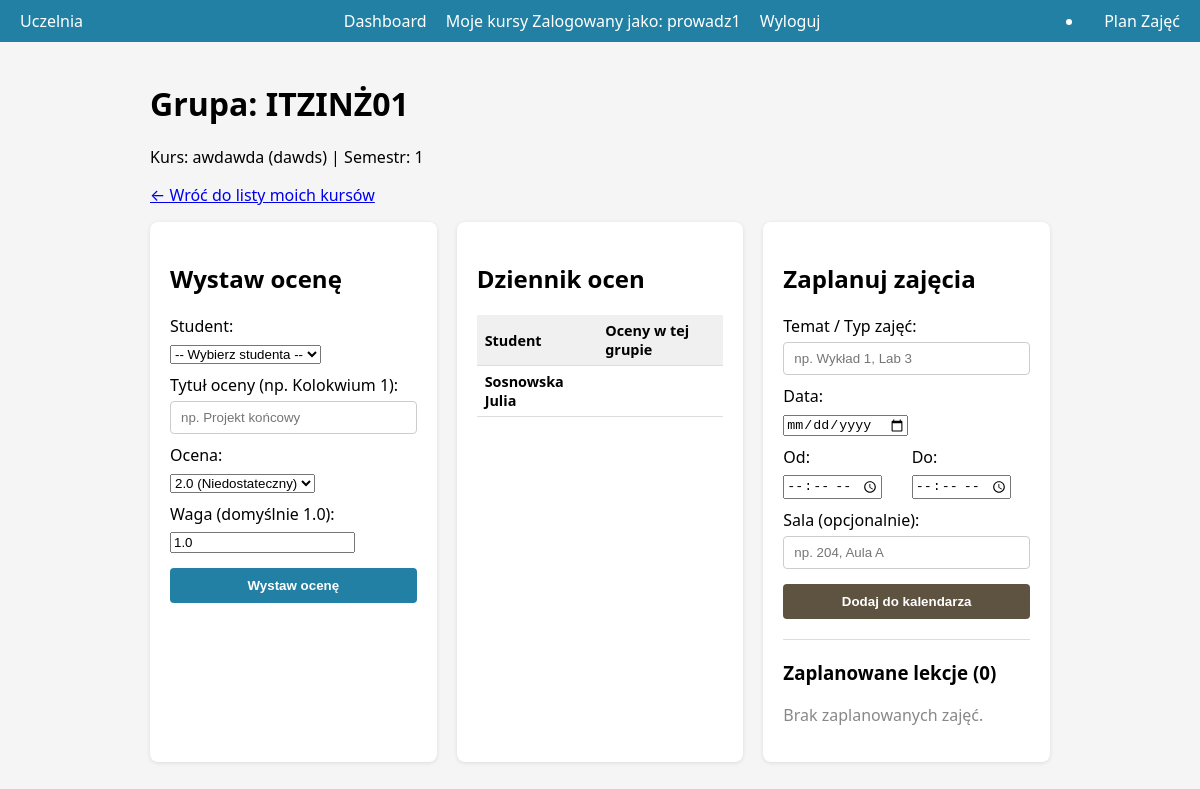
Page /lecturer/groups/2 (signed in) on the earlier database version.
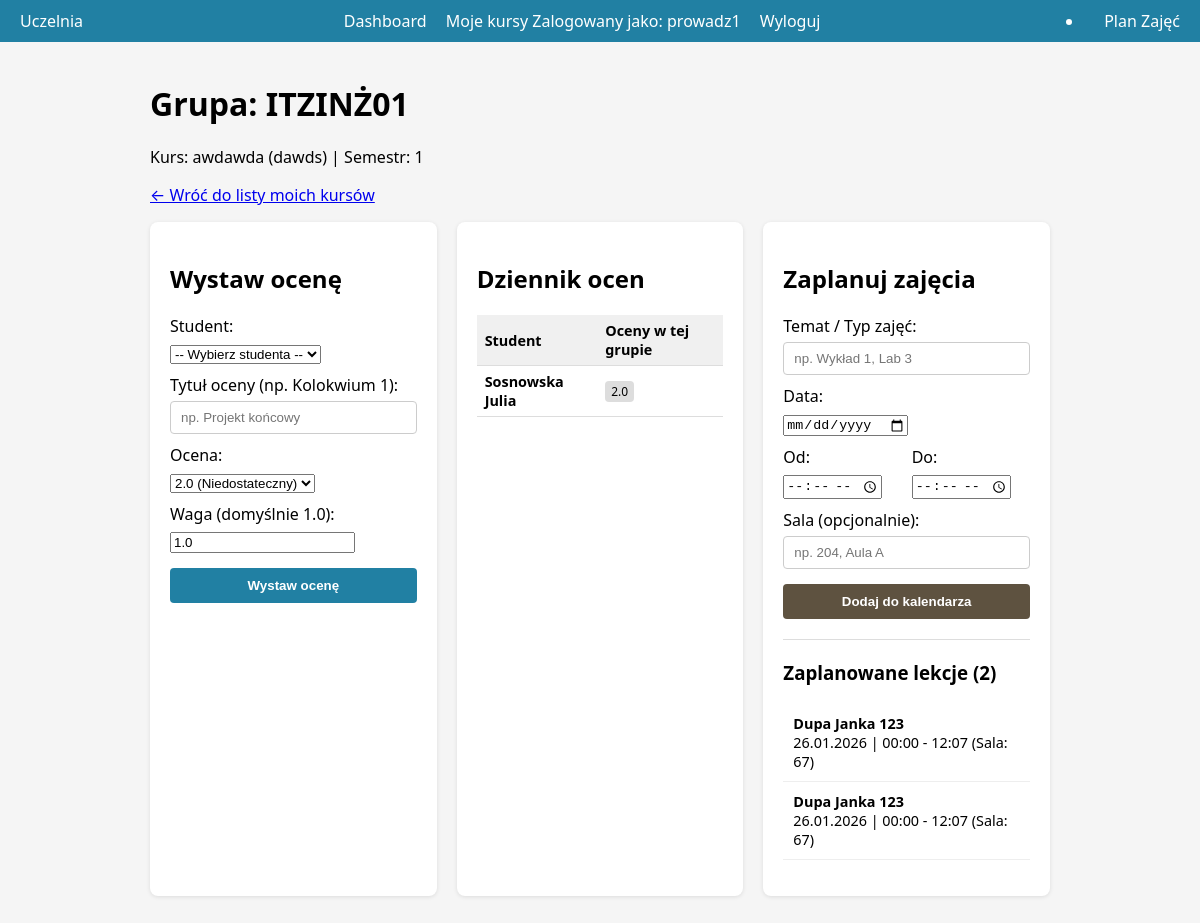
Same page on the later database version.
### app/models.py (models this page shows, shortened)
class ClassGroup(db.Model):
    __tablename__ = "class_groups"
    id = db.Column(db.Integer, primary_key=True)
    name = db.Column(db.String(80), nullable=False)  # np. 'Grupa A'
    semester = db.Column(db.Integer, nullable=True)
    year = db.Column(db.Integer, nullable=True)
    course_id = db.Column(db.Integer, db.ForeignKey("courses.id"), nullable=False)
    course = db.relationship("Course", backref="groups")
    lecturer_id = db.Column(db.Integer, db.ForeignKey("users.id"), nullable=False)
    lecturer = db.relationship("User", backref="groups", foreign_keys=[lecturer_id])
    is_active = db.Column(db.Boolean, default=True)

class Course(db.Model):
    __tablename__ = "courses"
    id = db.Column(db.Integer, primary_key=True)
    code = db.Column(db.String(20), unique=True, nullable=False, index=True)  # np. INF101
    name = db.Column(db.String(120), nullable=False)
    ects = db.Column(db.Integer, default=0)  # punkty ECTS
    description = db.Column(db.Text, nullable=True)
    lecturer_id = db.Column(db.Integer, db.ForeignKey("users.id"), nullable=False)
    lecturer = db.relationship("User", backref="courses", foreign_keys=[lecturer_id])
    is_active = db.Column(db.Boolean, default=True)

class Enrollment(db.Model):
    __tablename__ = "enrollments"
    id = db.Column(db.Integer, primary_key=True)
    student_id = db.Column(db.Integer, db.ForeignKey("users.id"), nullable=False)
    student = db.relationship("User", foreign_keys=[student_id], backref="enrollments")
    group_id = db.Column(db.Integer, db.ForeignKey("class_groups.id"), nullable=False)
    group = db.relationship("ClassGroup", backref="enrollments")
    created_at = db.Column(db.DateTime, default=datetime.now)
    is_active = db.Column(db.Boolean, default=True)

class User(db.Model):
    __tablename__ = "users"
    id = db.Column(db.Integer, primary_key=True)
    username = db.Column(db.String(50), unique=True, nullable=False, index=True)
    email = db.Column(db.String(100), unique=True, nullable=False, index=True)
    password_hash = db.Column(db.String(255), nullable=False)
    first_name = db.Column(db.String(50), nullable=False)
    last_name = db.Column(db.String(50), nullable=False)
    role = db.Column(db.Enum(UserRole), default=UserRole.STUDENT, nullable=False)
    is_active = db.Column(db.Boolean, default=True)
    created_at = db.Column(db.DateTime, default=datetime.now)
    last_login = db.Column(db.DateTime, nullable=True)

class Grade(db.Model):
    __tablename__ = "grades"
    id = db.Column(db.Integer, primary_key=True)
    student_id = db.Column(db.Integer, db.ForeignKey("users.id"), nullable=False)
    student = db.relationship("User", foreign_keys=[student_id], backref="grades")
    group_id = db.Column(db.Integer, db.ForeignKey("class_groups.id"), nullable=False)
    group = db.relationship("ClassGroup", backref="grades")
    label = db.Column(db.String(80), nullable=False)  # np. 'Kolokwium 1'
    value = db.Column(db.Float, nullable=False)       # np. 4.5
    weight = db.Column(db.Float, default=1.0)         # waga w średniej
    created_at = db.Column(db.DateTime, default=datetime.now)

class Lesson(db.Model):
    __tablename__ = "lessons"
    id = db.Column(db.Integer, primary_key=True)
    group_id = db.Column(db.Integer, db.ForeignKey("class_groups.id"), nullable=False)
    group = db.relationship("ClassGroup", backref="lessons")
    title = db.Column(db.String(120), nullable=False)  # np. 'Wykład', 'Laboratoria'
    room = db.Column(db.String(50), nullable=True)
    start_time = db.Column(db.DateTime, nullable=False)
    end_time = db.Column(db.DateTime, nullable=False)
    is_canceled = db.Column(db.Boolean, default=False)

### app/routes.py (the view, shortened to what this page needs)
@main_bp.route("/lecturer/groups/<int:group_id>", methods=["GET", "POST"])
@lecturer_required
def lecturer_group_details(group_id):
    from app import db
    from app.models import ClassGroup, Enrollment, User, Grade, Lesson
    from datetime import datetime
    group = ClassGroup.query.get_or_404(group_id)
    current_user_id = session.get("user_id")
    if group.lecturer_id != current_user_id:
        return abort(403)
    message = None
    error = None
    enrollments = (
        Enrollment.query
        .filter_by(group_id=group.id, is_active=True)
        .join(User, Enrollment.student_id == User.id)
        .order_by(User.last_name.asc())
        .all()
    )
    lessons = Lesson.query.filter_by(group_id=group.id).order_by(Lesson.start_time.asc()).all()
    return render_template(
        "lecturer_group_details.html",
        group=group,
        enrollments=enrollments,
        lessons=lessons,  # Przekazujemy lekcje do szablonu
        message=message,
        error=error
    )

### app/routes.py (called while the page is built)
def lecturer_required(view_func):
    @wraps(view_func)
    def wrapped_view(*args, **kwargs):
        role = session.get("role")
        if role != "lecturer":
            return abort(403)
        return view_func(*args, **kwargs)
    return wrapped_view

### app/templates/lecturer_group_details.html (shortened to what this page needs)
{% extends "base.html" %}
{% block content %}
<h1>Grupa: {{ group.name }}</h1>
<p class="subtitle">Kurs: {{ group.course.name }} ({{ group.course.code }}) | Semestr: {{ group.semester }}</p>
<p>
    <a href="{{ url_for('main.lecturer_courses') }}">&larr; Wróć do listy moich kursów</a>
</p>
<div class="grid">
    <div class="card">
        <h2>Wystaw ocenę</h2>
        <form method="POST">
            <label for="student_id">Student:</label>
            <select id="student_id" name="student_id" required>
                <option value="">-- Wybierz studenta --</option>
            </select>
            <label for="label">Tytuł oceny (np. Kolokwium 1):</label>
            <input type="text" id="label" name="label" placeholder="np. Projekt końcowy" required>
            <label for="grade_value">Ocena:</label>
            <select id="grade_value" name="grade_value" required>
                <option value="2.0">2.0 (Niedostateczny)</option>
            </select>
            <label for="weight">Waga (domyślnie 1.0):</label>
            <input type="number" id="weight" name="weight" value="1.0" step="0.5" min="0">
            <button type="submit" style="margin-top: 15px;">Wystaw ocenę</button>
        </form>
    </div>
    <div class="card">
        <h2>Dziennik ocen</h2>
        {% if enrollments %}
        <div class="table-wrapper">
            <table>
                <thead>
                    <tr>
                        <th>Student</th>
                        <th>Oceny w tej grupie</th>
                    </tr>
                </thead>
                <tbody>
                    {% for enrollment in enrollments %}
                    <tr>
                        <td>
                            <strong>{{ enrollment.student.last_name }} {{ enrollment.student.first_name }}</strong><br>
                        </td>
                        <td>
                            {% for grade in enrollment.student.grades %}
                                {% if grade.group_id == group.id %}
                                    <span class="badge" title="{{ grade.label }} (Waga: {{ grade.weight }})">
                                        {{ grade.value }}
                                    </span>
                                {% endif %}
                            {% endfor %}
                        </td>
                    </tr>
                    {% endfor %}
                </tbody>
            </table>
        </div>
        {% else %}
        <p>Brak studentów zapisanych do tej grupy.</p>
        {% endif %}
    </div>
    <div class="card">
        <h2>Zaplanuj zajęcia</h2>
        <form method="POST">
            <label for="lesson_title">Temat / Typ zajęć:</label>
            <input type="text" id="lesson_title" name="lesson_title" placeholder="np. Wykład 1, Lab 3" required>
            <label for="lesson_date">Data:</label>
            <input type="date" id="lesson_date" name="lesson_date" required>
            <div style="display: flex; gap: 10px;">
                <div style="flex: 1;">
                    <label for="lesson_start">Od:</label>
                    <input type="time" id="lesson_start" name="lesson_start" required>
                </div>
                <div style="flex: 1;">
                    <label for="lesson_end">Do:</label>
                    <input type="time" id="lesson_end" name="lesson_end" required>
                </div>
            </div>
            <label for="lesson_room">Sala (opcjonalnie):</label>
            <input type="text" id="lesson_room" name="lesson_room" placeholder="np. 204, Aula A">
            <button type="submit" style="margin-top: 15px; background-color: #5E5240;">Dodaj do kalendarza</button>
        </form>
        <hr style="margin: 20px 0; border: 0; border-top: 1px solid #ddd;">
        <h3>Zaplanowane lekcje ({{ lessons|length }})</h3>
        {% if lessons %}
        <ul style="list-style: none; padding: 0;">
            {% for lesson in lessons %}
            <li style="padding: 10px; border-bottom: 1px solid #eee; font-size: 0.9em;">
                <strong>{{ lesson.title }}</strong><br>
                {{ lesson.start_time.strftime('%d.%m.%Y') }} |
                {{ lesson.start_time.strftime('%H:%M') }} - {{ lesson.end_time.strftime('%H:%M') }}
                {% if lesson.room %} (Sala: {{ lesson.room }}) {% endif %}
            </li>
            {% endfor %}
        </ul>
        {% else %}
        <p style="color: #888;">Brak zaplanowanych zajęć.</p>
        {% endif %}
    </div>
</div>
{% endblock %}

### app/templates/base.html (shortened to what this page needs)
<!DOCTYPE html>
<html lang="pl">
<head>
    <link rel="stylesheet" href="{{ url_for('static', filename='css/style.css') }}">
</head>
<body>
    {% if session.get('user_id') %}
    <nav class="navbar">
    <div class="navbar-brand">Uczelnia</div>
    <div class="navbar-menu">
    <a href="{{ url_for('main.dashboard') }}">Dashboard</a>
    {% if session.get('role') == 'admin' %}
        <a href="{{ url_for('main.admin_panel') }}">Panel administratora</a>
    {% elif session.get('role') == 'lecturer' %}
        <a href="{{ url_for('main.lecturer_courses') }}">Moje kursy</a>
    {% endif %}
    <span>Zalogowany jako: {{ session.get('username') }}</span>
    <a href="{{ url_for('auth.logout') }}">Wyloguj</a>
</div>
<li class="nav-item">
    <a class="nav-link" href="{{ url_for('main.calendar_view') }}">
         Plan Zajęć
    </a>
</li>
</nav>
    {% endif %}
    <main class="container">
        {% block content %}{% endblock %}
    </main>
</body>
</html>

### app/static/css/style.css (style rules this page uses)
body { font-family: system-ui, -apple-system, BlinkMacSystemFont, "Segoe UI", sans-serif; background-color: #f5f5f5; margin: 0; }
.container { max-width: 900px; margin: 40px auto; padding: 0 20px; }
.navbar { display: flex; justify-content: space-between; align-items: center; background-color: #2180A3; color: white; padding: 10px 20px; }
.navbar a { color: white; margin-left: 15px; text-decoration: none; }
.card { background-color: #ffffff; border-radius: 8px; padding: 20px; margin-bottom: 20px; box-shadow: 0 1px 4px rgba(0,0,0,0.1); }
label { display: block; margin: 10px 0 5px 0; }
input[type="text"], input[type="password"] { width: 100%; padding: 8px 10px; border-radius: 4px; border: 1px solid #ccc; box-sizing: border-box; }
button { margin-top: 15px; width: 100%; padding: 10px; background-color: #2180A3; color: white; border: none; border-radius: 4px; font-weight: 600; cursor: pointer; }
.grid { display: grid; grid-template-columns: repeat(auto-fit, minmax(260px, 1fr)); gap: 20px; }
.table-wrapper { max-height: 400px; overflow: auto; }
table { width: 100%; border-collapse: collapse; font-size: 0.9rem; }
th, td { border-bottom: 1px solid #ddd; padding: 6px 8px; text-align: left; }
th { background-color: #f0f0f0; }
.badge { display: inline-block; padding: 2px 6px; border-radius: 4px; font-size: 0.75rem; background-color: #ddd; }

Differences in the rows shown:
added Grade: value "2.0"
added Lesson: title "Dupa Janka 123", start_time "26.01.2026", start_time "00:00", end_time "12:07", room "67"
added Lesson: title "Dupa Janka 123", start_time "26.01.2026", start_time "00:00", end_time "12:07", room "67"
Other differences:
{{ lessons|length }}: "0" → "2"
text no longer shown: "Brak zaplanowanych zajęć."
